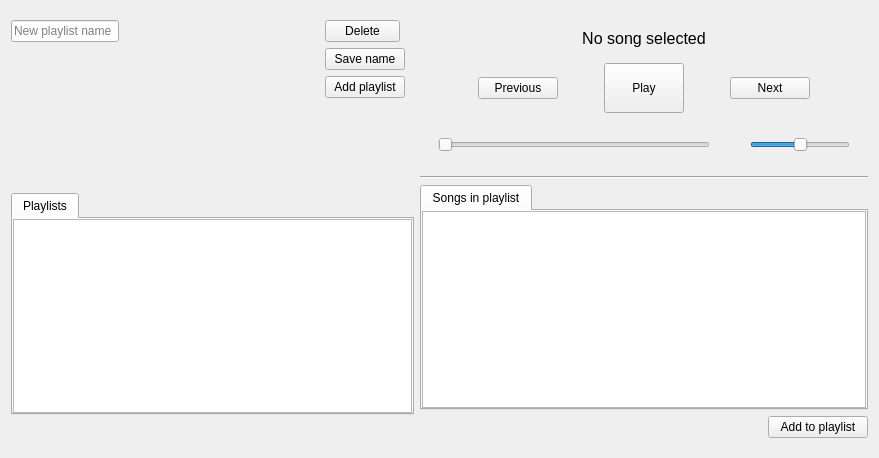
       <widget class="QWidget" name="playlistWidget" native="true">
        <property name="sizePolicy">
         <sizepolicy hsizetype="Preferred" vsizetype="Minimum">
          <horstretch>0</horstretch>
          <verstretch>0</verstretch>
         </sizepolicy>
        </property>
        <property name="minimumSize">
         <size>
          <width>0</width>
          <height>30</height>
         </size>
        </property>
        <layout class="QHBoxLayout" name="horizontalLayout_10">
         <item>
          <widget class="QWidget" name="widget_13" native="true">
           <layout class="QVBoxLayout" name="verticalLayout_19">
            <property name="leftMargin">
             <number>0</number>
            </property>
            <property name="topMargin">
             <number>0</number>
            </property>
            <property name="rightMargin">
             <number>0</number>
            </property>
            <property name="bottomMargin">
             <number>0</number>
            </property>
            <item>
             <layout class="QHBoxLayout" name="horizontalLayout_9"/>
            </item>
            <item>
             <widget class="QWidget" name="widget_15" native="true">
              <layout class="QGridLayout" name="gridLayout">
               <property name="leftMargin">
                <number>0</number>
               </property>
               <item row="0" column="0">
                <widget class="QLineEdit" name="playlistTextEdit">
                 <property name="sizePolicy">
                  <sizepolicy hsizetype="Minimum" vsizetype="Fixed">
                   <horstretch>0</horstretch>
                   <verstretch>0</verstretch>
                  </sizepolicy>
                 </property>
                 <property name="placeholderText">
                  <string>New playlist name</string>
                 </property>
                </widget>
               </item>
               <item row="1" column="2">
                <widget class="QPushButton" name="savePlaylistButton">
                 <property name="text">
                  <string>Save name</string>
                 </property>
                </widget>
               </item>
               <item row="0" column="2">
                <widget class="QPushButton" name="deletePlaylistButton">
                 <property name="sizePolicy">
                  <sizepolicy hsizetype="Minimum" vsizetype="Fixed">
                   <horstretch>0</horstretch>
                   <verstretch>0</verstretch>
                  </sizepolicy>
                 </property>
                 <property name="minimumSize">
                  <size>
                   <width>75</width>
                   <height>0</height>
                  </size>
                 </property>
                 <property name="maximumSize">
                  <size>
                   <width>75</width>
                   <height>16777215</height>
                  </size>
                 </property>
                 <property name="text">
                  <string>Delete</string>
                 </property>
                </widget>
               </item>
               <item row="2" column="2">
                <widget class="QPushButton" name="addPlaylistButton">
                 <property name="text">
                  <string>Add playlist</string>
                 </property>
                </widget>
               </item>
               <item row="0" column="1">
                <spacer name="horizontalSpacer_8">
                 <property name="orientation">
                  <enum>Qt::Horizontal</enum>
                 </property>
                 <property name="sizeType">
                  <enum>QSizePolicy::Minimum</enum>
                 </property>
                 <property name="sizeHint" stdset="0">
                  <size>
                   <width>200</width>
                   <height>20</height>
                  </size>
                 </property>
                </spacer>
               </item>
              </layout>
             </widget>
            </item>
            <item>
             <spacer name="verticalSpacer">
              <property name="orientation">
               <enum>Qt::Vertical</enum>
              </property>
              <property name="sizeType">
               <enum>QSizePolicy::Minimum</enum>
              </property>
              <property name="sizeHint" stdset="0">
               <size>
                <width>20</width>
                <height>80</height>
               </size>
              </property>
             </spacer>
            </item>
            <item>
             <widget class="QTabWidget" name="tabWidget">
              <property name="currentIndex">
               <number>0</number>
              </property>
              <widget class="QWidget" name="tab_4">
               <attribute name="title">
                <string>Playlists</string>
               </attribute>
               <layout class="QVBoxLayout" name="verticalLayout_18">
                <property name="leftMargin">
                 <number>0</number>
                </property>
                <property name="topMargin">
                 <number>0</number>
                </property>
                <property name="rightMargin">
                 <number>0</number>
                </property>
                <property name="bottomMargin">
                 <number>0</number>
                </property>
                <item>
                 <widget class="QTableView" name="playlistTable"/>
                </item>
               </layout>
              </widget>
             </widget>
            </item>
            <item>
             <spacer name="verticalSpacer_2">
              <property name="orientation">
               <enum>Qt::Vertical</enum>
              </property>
              <property name="sizeType">
               <enum>QSizePolicy::Minimum</enum>
              </property>
              <property name="sizeHint" stdset="0">
               <size>
                <width>20</width>
                <height>32</height>
               </size>
              </property>
             </spacer>
            </item>
           </layout>
          </widget>
         </item>
         <item>
          <widget class="QWidget" name="widget_16" native="true">
           <layout class="QVBoxLayout" name="verticalLayout_20">
            <property name="leftMargin">
             <number>0</number>
            </property>
            <property name="topMargin">
             <number>0</number>
            </property>
            <property name="rightMargin">
             <number>0</number>
            </property>
            <property name="bottomMargin">
             <number>0</number>
            </property>
            <item>
             <widget class="QWidget" name="widget_19" native="true">
              <layout class="QVBoxLayout" name="verticalLayout_22">
               <property name="leftMargin">
                <number>0</number>
               </property>
               <property name="rightMargin">
                <number>0</number>
               </property>
               <item>
                <widget class="QWidget" name="playlistSong" native="true">
                 <layout class="QVBoxLayout" name="verticalLayout_23">
                  <item>
                   <widget class="QLabel" name="songPlaylistName">
                    <property name="font">
                     <font>
                      <pointsize>12</pointsize>
                     </font>
                    </property>
                    <property name="text">
                     <string>No song selected</string>
                    </property>
                    <property name="alignment">
                     <set>Qt::AlignCenter</set>
                    </property>
                   </widget>
                  </item>
                  <item>
                   <widget class="QWidget" name="widget_18" native="true">
                    <layout class="QHBoxLayout" name="horizontalLayout_12">
                     <item>
                      <spacer name="horizontalSpacer_4">
                       <property name="orientation">
                        <enum>Qt::Horizontal</enum>
                       </property>
                       <property name="sizeHint" stdset="0">
                        <size>
                         <width>40</width>
                         <height>20</height>
                        </size>
                       </property>
                      </spacer>
                     </item>
                     <item>
                      <widget class="QPushButton" name="previousButton">
                       <property name="text">
                        <string>Previous</string>
                       </property>
                      </widget>
                     </item>
                     <item>
                      <spacer name="horizontalSpacer_5">
                       <property name="orientation">
                        <enum>Qt::Horizontal</enum>
                       </property>
                       <property name="sizeHint" stdset="0">
                        <size>
                         <width>40</width>
                         <height>20</height>
                        </size>
                       </property>
                      </spacer>
                     </item>
                     <item>
                      <widget class="QPushButton" name="playButtonPl">
                       <property name="minimumSize">
                        <size>
                         <width>0</width>
                         <height>50</height>
                        </size>
                       </property>
                       <property name="text">
                        <string>Play</string>
                       </property>
                      </widget>
                     </item>
                     <item>
                      <spacer name="horizontalSpacer_6">
                       <property name="orientation">
                        <enum>Qt::Horizontal</enum>
                       </property>
                       <property name="sizeHint" stdset="0">
                        <size>
                         <width>40</width>
                         <height>20</height>
                        </size>
                       </property>
                      </spacer>
                     </item>
                     <item>
                      <widget class="QPushButton" name="nextButton">
                       <property name="minimumSize">
                        <size>
                         <width>0</width>
                         <height>0</height>
                        </size>
                       </property>
                       <property name="text">
                        <string>Next</string>
                       </property>
                      </widget>
                     </item>
                     <item>
                      <spacer name="horizontalSpacer_7">
                       <property name="orientation">
                        <enum>Qt::Horizontal</enum>
                       </property>
                       <property name="sizeHint" stdset="0">
                        <size>
                         <width>40</width>
                         <height>20</height>
                        </size>
                       </property>
                      </spacer>
                     </item>
                    </layout>
                   </widget>
                  </item>
                  <item>
                   <widget class="QWidget" name="widget_17" native="true">
                    <layout class="QHBoxLayout" name="horizontalLayout_11">
                     <property name="spacing">
                      <number>40</number>
                     </property>
                     <item>
                      <widget class="QSlider" name="horizontalSlider_3">
                       <property name="orientation">
                        <enum>Qt::Horizontal</enum>
                       </property>
                      </widget>
                     </item>
                     <item>
                      <widget class="QSlider" name="horizontalSlider_4">
                       <property name="maximumSize">
                        <size>
                         <width>100</width>
                         <height>16777215</height>
                        </size>
                       </property>
                       <property name="value">
                        <number>50</number>
                       </property>
                       <property name="orientation">
                        <enum>Qt::Horizontal</enum>
                       </property>
                      </widget>
                     </item>
                    </layout>
                   </widget>
                  </item>
                 </layout>
                </widget>
               </item>
               <item>
                <widget class="Line" name="line_2">
                 <property name="orientation">
                  <enum>Qt::Horizontal</enum>
                 </property>
                </widget>
               </item>
               <item>
                <widget class="QTabWidget" name="tabWidget_2">
                 <property name="currentIndex">
                  <number>0</number>
                 </property>
                 <widget class="QWidget" name="tab_5">
                  <attribute name="title">
                   <string>Songs in playlist</string>
                  </attribute>
                  <layout class="QVBoxLayout" name="verticalLayout_21">
                   <property name="leftMargin">
                    <number>0</number>
                   </property>
                   <property name="topMargin">
                    <number>0</number>
                   </property>
                   <property name="rightMargin">
                    <number>0</number>
                   </property>
                   <property name="bottomMargin">
                    <number>0</number>
                   </property>
                   <item>
                    <widget class="QTableView" name="songPlayTable"/>
                   </item>
                  </layout>
                 </widget>
                </widget>
               </item>
               <item alignment="Qt::AlignRight">
                <widget class="QPushButton" name="addToPlButton">
                 <property name="minimumSize">
                  <size>
                   <width>100</width>
                   <height>0</height>
                  </size>
                 </property>
                 <property name="maximumSize">
                  <size>
                   <width>75</width>
                   <height>16777215</height>
                  </size>
                 </property>
                 <property name="layoutDirection">
                  <enum>Qt::LeftToRight</enum>
                 </property>
                 <property name="text">
                  <string>Add to playlist</string>
                 </property>
                </widget>
               </item>
              </layout>
             </widget>
            </item>
           </layout>
          </widget>
         </item>
        </layout>
       </widget>
